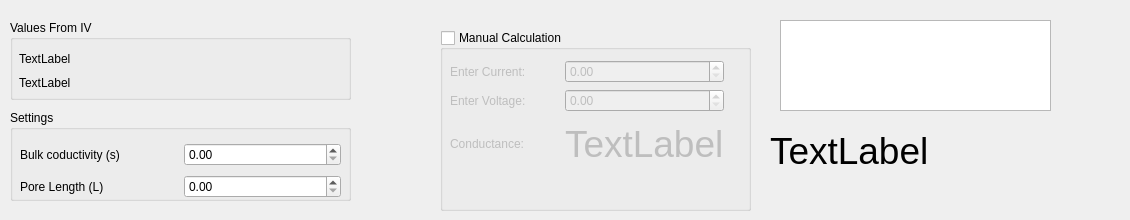
         <widget class="QWidget" name="tab_4">
          <attribute name="title">
           <string>Pore Size</string>
          </attribute>
          <widget class="QLabel" name="poresizeOutput">
           <property name="geometry">
            <rect>
             <x>770</x>
             <y>110</y>
             <width>351</width>
             <height>81</height>
            </rect>
           </property>
           <property name="font">
            <font>
             <pointsize>28</pointsize>
            </font>
           </property>
           <property name="text">
            <string>TextLabel</string>
           </property>
          </widget>
          <widget class="QGroupBox" name="groupBox_3">
           <property name="geometry">
            <rect>
             <x>10</x>
             <y>20</y>
             <width>341</width>
             <height>80</height>
            </rect>
           </property>
           <property name="title">
            <string>Values From IV</string>
           </property>
           <widget class="QWidget" name="verticalLayoutWidget_2">
            <property name="geometry">
             <rect>
              <x>9</x>
              <y>30</y>
              <width>321</width>
              <height>42</height>
             </rect>
            </property>
            <layout class="QVBoxLayout" name="verticalLayout_2">
             <item>
              <widget class="QLabel" name="resistanceText">
               <property name="text">
                <string>TextLabel</string>
               </property>
              </widget>
             </item>
             <item>
              <widget class="QLabel" name="conductanceText">
               <property name="text">
                <string>TextLabel</string>
               </property>
              </widget>
             </item>
            </layout>
           </widget>
          </widget>
          <widget class="QGroupBox" name="groupBox_4">
           <property name="geometry">
            <rect>
             <x>10</x>
             <y>110</y>
             <width>341</width>
             <height>91</height>
            </rect>
           </property>
           <property name="title">
            <string>Settings</string>
           </property>
           <widget class="QWidget" name="gridLayoutWidget_3">
            <property name="geometry">
             <rect>
              <x>10</x>
              <y>30</y>
              <width>321</width>
              <height>62</height>
             </rect>
            </property>
            <layout class="QGridLayout" name="gridLayout_12">
             <item row="0" column="1">
              <widget class="SpinBox" name="saltbulkconductivity">
               <property name="inputMethodHints">
                <set>Qt::ImhNone</set>
               </property>
               <property name="suffix">
                <string/>
               </property>
               <property name="maximum">
                <double>1000.000000000000000</double>
               </property>
               <property name="singleStep">
                <double>0.010000000000000</double>
               </property>
              </widget>
             </item>
             <item row="0" column="0">
              <widget class="QLabel" name="resistanceText_2">
               <property name="text">
                <string>Bulk coductivity (s)</string>
               </property>
              </widget>
             </item>
             <item row="1" column="0">
              <widget class="QLabel" name="resistanceText_3">
               <property name="text">
                <string>Pore Length (L)</string>
               </property>
              </widget>
             </item>
             <item row="1" column="1">
              <widget class="SpinBox" name="porelengthValue">
               <property name="inputMethodHints">
                <set>Qt::ImhNone</set>
               </property>
               <property name="singleStep">
                <double>0.010000000000000</double>
               </property>
              </widget>
             </item>
            </layout>
           </widget>
          </widget>
          <widget class="QGroupBox" name="groupBox_5">
           <property name="geometry">
            <rect>
             <x>440</x>
             <y>30</y>
             <width>311</width>
             <height>181</height>
            </rect>
           </property>
           <property name="title">
            <string>Manual Calculation</string>
           </property>
           <property name="flat">
            <bool>false</bool>
           </property>
           <property name="checkable">
            <bool>true</bool>
           </property>
           <property name="checked">
            <bool>false</bool>
           </property>
           <widget class="QWidget" name="gridLayoutWidget_2">
            <property name="geometry">
             <rect>
              <x>10</x>
              <y>30</y>
              <width>274</width>
              <height>109</height>
             </rect>
            </property>
            <layout class="QGridLayout" name="gridLayout_11">
             <item row="1" column="1">
              <widget class="SpinBox" name="customVoltage"/>
             </item>
             <item row="2" column="0">
              <widget class="QLabel" name="CustomConductanceLabel">
               <property name="text">
                <string>Conductance:</string>
               </property>
              </widget>
             </item>
             <item row="0" column="1">
              <widget class="SpinBox" name="customCurrent"/>
             </item>
             <item row="1" column="0">
              <widget class="QLabel" name="CustomConductanceLabel_2">
               <property name="text">
                <string>Enter Voltage: </string>
               </property>
              </widget>
             </item>
             <item row="0" column="0">
              <widget class="QLabel" name="CustomConductanceLabel_3">
               <property name="text">
                <string>Enter Current:</string>
               </property>
              </widget>
             </item>
             <item row="2" column="1">
              <widget class="QLabel" name="conductanceOutput">
               <property name="enabled">
                <bool>false</bool>
               </property>
               <property name="font">
                <font>
                 <pointsize>28</pointsize>
                </font>
               </property>
               <property name="text">
                <string>TextLabel</string>
               </property>
              </widget>
             </item>
            </layout>
           </widget>
          </widget>
          <widget class="PlotWidget" name="PoreSizeformula">
           <property name="geometry">
            <rect>
             <x>780</x>
             <y>20</y>
             <width>271</width>
             <height>91</height>
            </rect>
           </property>
           <property name="sizePolicy">
            <sizepolicy hsizetype="Expanding" vsizetype="Expanding">
             <horstretch>0</horstretch>
             <verstretch>12</verstretch>
            </sizepolicy>
           </property>
           <property name="minimumSize">
            <size>
             <width>0</width>
             <height>0</height>
            </size>
           </property>
           <property name="font">
            <font>
             <family>Arial</family>
             <pointsize>8</pointsize>
             <weight>50</weight>
             <bold>false</bold>
            </font>
           </property>
           <property name="mouseTracking">
            <bool>false</bool>
           </property>
           <property name="acceptDrops">
            <bool>true</bool>
           </property>
           <property name="accessibleDescription">
            <string/>
           </property>
           <property name="autoFillBackground">
            <bool>false</bool>
           </property>
           <property name="styleSheet">
            <string notr="true">border-color: rgb(0, 0, 0);</string>
           </property>
           <property name="frameShape">
            <enum>QFrame::StyledPanel</enum>
           </property>
          </widget>
         </widget>
